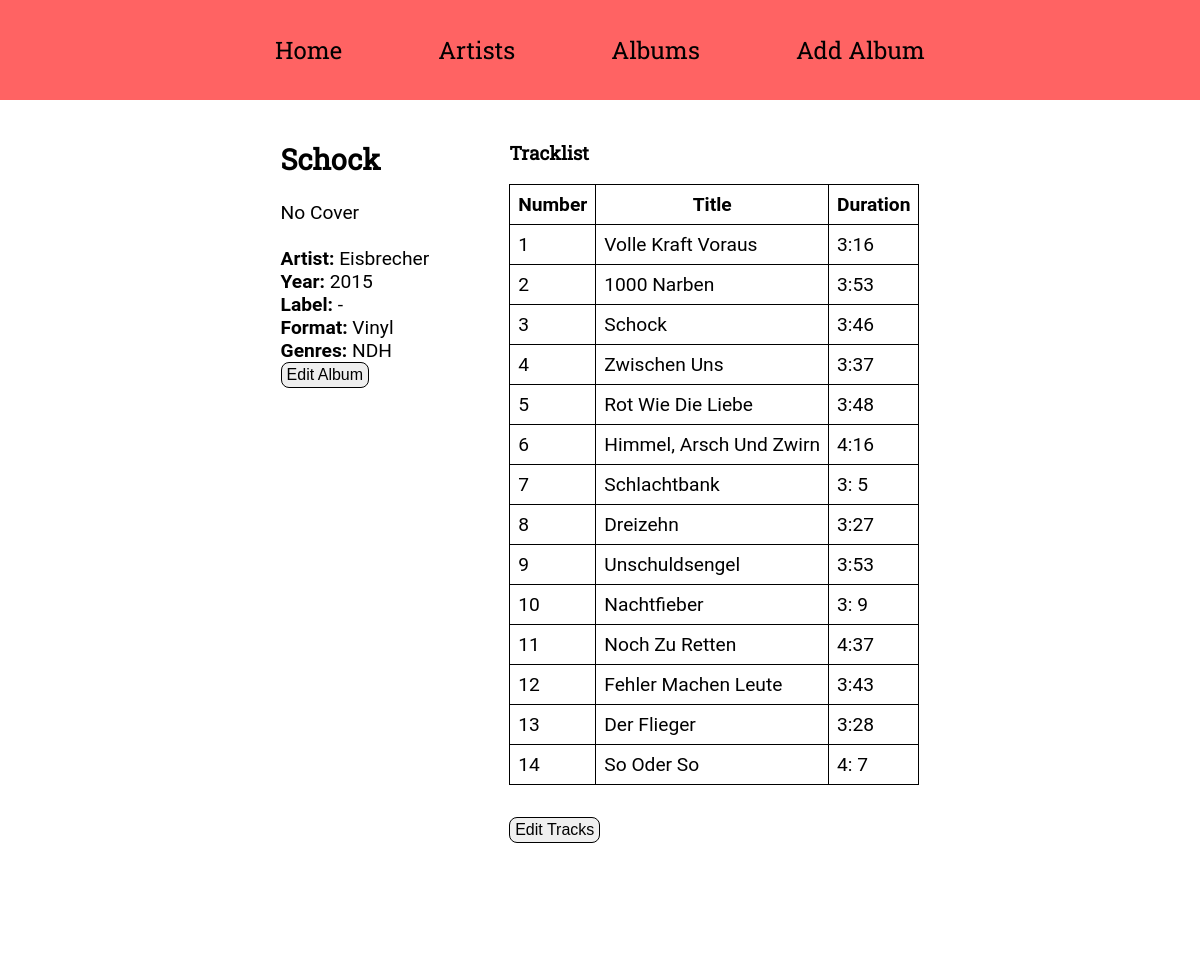
/album_details/3, run on an earlier commit of the app's database.
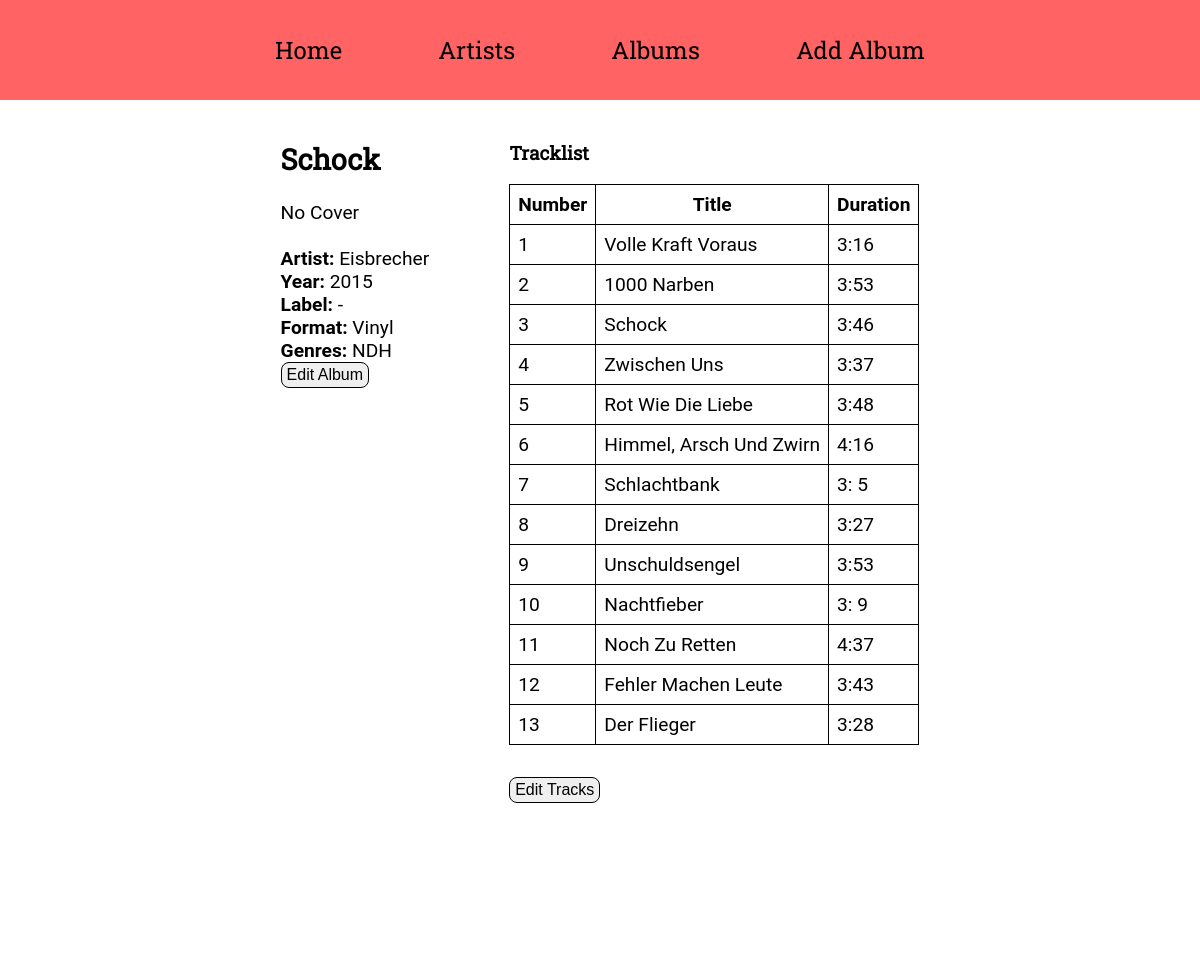
And on a later commit of the database.
### app/models.py (models this page shows)
class Album(db.Model):
    __tablename__ = "album"
    id: so.Mapped[int] = so.mapped_column(primary_key=True)
    discogs_id: so.Mapped[Optional[int]] = so.mapped_column(sa.Integer, unique=True)
    title: so.Mapped[str] = so.mapped_column(sa.String(64), index=True)
    year: so.Mapped[Optional[int]] = so.mapped_column(sa.SmallInteger)
    format: so.Mapped[AlbumFormat] = so.mapped_column(
        sa.Enum(AlbumFormat, name="album_format")
    )
    label: so.Mapped[Optional[str]] = so.mapped_column(sa.String(64))
    cover_path: so.Mapped[Optional[str]] = so.mapped_column(sa.String(128))
    notes: so.Mapped[Optional[str]] = so.mapped_column(sa.String(256))
    artist_id: so.Mapped[int] = so.mapped_column(sa.ForeignKey(Artist.id), index=True)
    artist: so.Mapped["Artist"] = so.relationship(back_populates="albums")
    tracks: so.Mapped[list["Track"]] = so.relationship(
        back_populates="album", cascade="all, delete-orphan"
    )
    genres: so.Mapped[list["Genre"]] = so.relationship(
        secondary=album_genres, back_populates="albums"
    )

class Artist(db.Model):
    __tablename__ = "artist"
    id: so.Mapped[int] = so.mapped_column(primary_key=True)
    name: so.Mapped[str] = so.mapped_column(sa.String(128), index=True, unique=True)
    country: so.Mapped[Optional[str]] = so.mapped_column(sa.String(64))
    year_of_founding: so.Mapped[Optional[int]] = so.mapped_column(
        sa.SmallInteger, index=True
    )
    notes: so.Mapped[Optional[str]] = so.mapped_column(sa.String(256))
    albums: so.Mapped[list["Album"]] = so.relationship(back_populates="artist")

class Genre(db.Model):
    __tablename__ = "genre"
    id: so.Mapped[int] = so.mapped_column(primary_key=True)
    name: so.Mapped[str] = so.mapped_column(sa.String(32), index=True, unique=True)
    albums: so.Mapped[list["Album"]] = so.relationship(
        secondary=album_genres, back_populates="genres"
    )

class Track(db.Model):
    __tablename__ = "track"
    id: so.Mapped[int] = so.mapped_column(primary_key=True)
    title: so.Mapped[str] = so.mapped_column(sa.String(128), index=True)
    track_number: so.Mapped[int] = so.mapped_column(sa.SmallInteger)
    duration_seconds: so.Mapped[int] = so.mapped_column(sa.SmallInteger)
    album_id: so.Mapped[int] = so.mapped_column(sa.ForeignKey(Album.id), index=True)
    album: so.Mapped["Album"] = so.relationship(back_populates="tracks")

### app/main/routes.py (the view)
@bp.route("/album_details/<int:album_id>", methods=["GET"])
def album_details(album_id):
    album = db.session.scalar(sa.Select(Album).where(Album.id == album_id))
    tracks = db.session.scalars(sa.select(Track).where(Track.album_id == album_id))
    if not album:
        flash("Album not found.")
        return redirect(url_for("main.albums"))
    return render_template(
        "album_details.html", title=album.title, tracks=tracks, album=album
    )

### app/templates/album_details.html (shortened to what this page needs)
{% extends "base.html" %}
{% block content %}
<div class="album-details">
    <div class="album-details-cover">
        <h2>{{ album.title }}</h2><br>
        {% if album.cover_path %}
        <img src="{{ url_for('static/images', filename=album.cover_path) }}">
        {% else %}
        No Cover
        {% endif %}
        <br><br>
        <p><b>Artist: </b>{{ album.artist.name }}</p>
        <p><b>Year: </b>{{ album.year }}</p>
        <p><b>Label: </b>{{ album.label or "-" }}</p>
        <p><b>Format: </b>{{ album.format.value.capitalize() }}</p>
        <p>
            <b>Genres: </b>
            {% for genre in album.genres %}
            {{ genre.name }}
            {% endfor %}
        </p>
        <p><button type="button"><a href="{{ url_for('main.edit_album', album_id=album.id) }}">Edit Album</a></button>
        </p>
    </div>
    <div class="track-list">
        <h3>Tracklist</h3><br>
        <table>
            <tr>
                <th>Number</th>
                <th>Title</th>
                <th>Duration</th>
            </tr>
            {% for track in tracks %}
            <tr>
                <td>{{ track.track_number }}</td>
                <td>{{ track.title }}</td>
                <td>
                    {% if track.duration_seconds %}
                    {{ track.duration_seconds // 60 }}:{{ "%2d"|format(track.duration_seconds % 60) }}
                    {% else %} -
                    {% endif %}
                </td>
            </tr>
            {% endfor %}
        </table>
        <p><button type="button"><a href="{{ url_for('main.tracks', album_id=album.id) }}">Edit Tracks</a></button></p>
    </div>
</div>
{% endblock %}

### app/templates/base.html (shortened to what this page needs)
<!DOCTYPE html>
<html lang="en">
<head>
    <link rel="stylesheet" href="{{ url_for('static', filename='css/style.css') }}">
</head>
<body>
    <div class="navbar">
        <nav>
            <ul>
                <li><a href="{{ url_for('main.index') }}">Home</a></li>
                <li><a href="{{ url_for('main.artists') }}">Artists</a></li>
                <li><a href="{{ url_for('main.albums') }}">Albums</a></li>
                <li><a href="{{ url_for('main.add_album') }}">Add Album</a></li>
            </ul>
        </nav>
    </div>
    <div class="content">
        {% block content %}
        {% endblock %}
    </div>
</body>
</html>

### app/static/css/style.css (style rules this page uses)
* { box-sizing: border-box; margin: 0; padding: 0; }
body { min-height: 100vh; font-family: "Roboto"; }
h2 { font-family: "Roboto Slab"; }
h3 { font-family: "Roboto Slab"; }
a { text-decoration: none; color: currentColor; }
table, th, td { border: 1px solid; border-collapse: collapse; padding: 8px; font-size: 1.2rem; margin-bottom: 2rem; }
button { font-size: 1rem; padding: 3px 5px; cursor: pointer; border-radius: 8px; border: 1px solid; }
nav { display: flex; justify-content: center; align-items: center; height: 100%; }
.navbar { position: fixed; top: 0; z-index: 1; width: 100%; height: 100px; font-size: 1.5rem; font-family: "Roboto Slab"; background-color: #FF6363; }
.navbar ul { list-style: none; padding: 0; margin: 0; overflow: hidden; }
.navbar ul li { float: left; }
.navbar a { padding: 3rem; }
.content { box-sizing: border-box; display: flex; justify-content: center; align-items: center; position: fixed; top: 100px; background-color: white; height: calc(100% - 100px); width: 100%; overflow: auto; }
.album-details { height: 100%; width: 100%; margin-top: 5rem; display: grid; grid-template-columns: auto auto; column-gap: 5rem; justify-content: center; align-items: flex-start; }
.album-details-cover { font-size: 1.2rem; }

What changed in the data, as far as the page shows it:
removed Track: track_number "14", title "So Oder So", duration_seconds "4", track.duration_seconds%60 "7"
